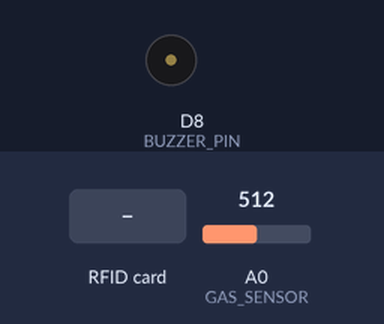
This sketch was run on a simulated ESP8266 (NodeMCU). Parts: buzzer (waves = sounding). The inputs (shaded band) are chosen by the test bench; at power-on: A0 (GAS_SENSOR) = 512. WiFi joins after 1.5 s; servers stay silent unless stated; no MQTT or app messages arrive unless stated; what the sketch prints to the serial monitor is not drawn.

Above: at 2.7 s.
2.8 s: RFID card 12 34 56 79 held to the reader
At 3.45 s:
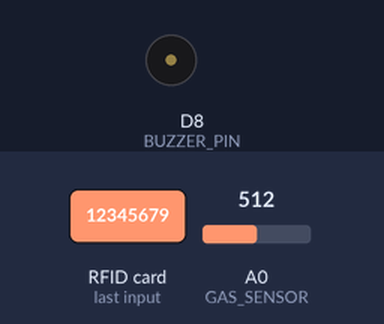
9.9 s: RFID card 5E 7A 19 C4 held to the reader
At 10.9 s:
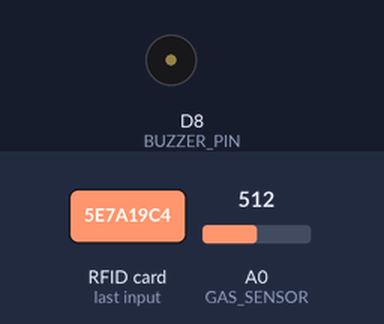
Timing chart, 0 to 12.9 s (numbered marks = the images above; inputs shaded):
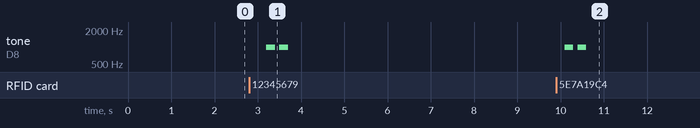

The sketch:

hoanthanh.ino
```cpp
#include <ESP8266WiFi.h>      // Thư viện kết nối WiFi cho ESP8266
#include <PubSubClient.h>     // Thư viện dùng để giao tiếp MQTT
#include <SPI.h>              // Thư viện hỗ trợ giao tiếp SPI (cho RFID)
#include <MFRC522.h>          // Thư viện điều khiển module RFID RC522

// Định nghĩa chân kết nối phần cứng
#define SS_PIN D4         // Chân SDA của RFID nối với D4 (GPIO2)
#define RST_PIN D3        // Chân RST của RFID nối với D3 (GPIO0)
#define BUZZER_PIN D8     // Còi kết nối với chân D8 (GPIO15)
#define GAS_SENSOR A0     // Cảm biến khí gas kết nối chân A0 (analog)

// Thông tin WiFi
const char* ssid = "Vuongphutho 2";
const char* password = "12345679";

// Cấu hình địa chỉ MQTT broker
const char* mqtt_server = "192.168.1.10";
WiFiClient espClient;
PubSubClient client(espClient);

// Khởi tạo module RFID
MFRC522 rfid(SS_PIN, RST_PIN);

// UID hợp lệ cho phép vào hệ thống
byte validUID[] = {0xA3, 0x4B, 0x08, 0x05};

// Đếm số lần quét thẻ sai
int failedAttempts = 0;
const int maxFailedAttempts = 3; // Sau 3 lần sai thì cảnh báo

// Trạng thái điều khiển còi từ MQTT
bool mqttBuzzerState = false;

// Hàm so sánh 2 UID xem có giống nhau không
bool isSameUID(byte *a, byte *b, byte len) {
  for (byte i = 0; i < len; i++) {
    if (a[i] != b[i]) return false;
  }
  return true;
}

// Hàm xử lý khi có tin nhắn MQTT nhận về
void callback(char* topic, byte* payload, unsigned int length) {
  String message;
  for (unsigned int i = 0; i < length; i++) {
    message += (char)payload[i];
  }

  Serial.print("📩 Nhận lệnh từ topic ");
  Serial.print(topic);
  Serial.print(": ");
  Serial.println(message);

  // Kiểm tra lệnh điều khiển còi từ MQTT
  if (String(topic) == "esp8266/buzzer/control") {
    if (message == "ON") {
      mqttBuzzerState = true;
      digitalWrite(BUZZER_PIN, HIGH);  // Bật còi
      Serial.println("🔊 Còi được bật từ MQTT");
    } else if (message == "OFF") {
      mqttBuzzerState = false;
      digitalWrite(BUZZER_PIN, LOW);   // Tắt còi
      Serial.println("🔇 Còi được tắt từ MQTT");
    }
  }
}

// Hàm kết nối WiFi
void setup_wifi() {
  delay(10);
  Serial.println("🔌 Đang kết nối WiFi...");
  WiFi.begin(ssid, password);
  while (WiFi.status() != WL_CONNECTED) {
    delay(500);
    Serial.print(".");
  }
  Serial.println("\n✅ Đã kết nối WiFi!");
  Serial.print("📡 IP của ESP8266: ");
  Serial.println(WiFi.localIP());
}

// Hàm kết nối lại MQTT nếu bị mất kết nối
void reconnect() {
  while (!client.connected()) {
    Serial.print("🔁 Kết nối MQTT...");
    if (client.connect("ESP8266Client")) {
      Serial.println("✅ Thành công!");
      client.subscribe("esp8266/buzzer/control"); // Lắng nghe topic điều khiển còi
    } else {
      Serial.print("❌ Thất bại, mã lỗi: ");
      Serial.println(client.state());
      delay(3000);
    }
  }
}

// Thiết lập ban đầu
void setup() {
  Serial.begin(115200);       // Mở cổng Serial để debug
  SPI.begin();                // Khởi động giao tiếp SPI
  rfid.PCD_Init();            // Khởi động RFID

  pinMode(BUZZER_PIN, OUTPUT);
  digitalWrite(BUZZER_PIN, LOW); // Tắt còi ban đầu

  setup_wifi();                  // Kết nối WiFi
  client.setServer(mqtt_server, 1883);  // Cài địa chỉ MQTT broker
  client.setCallback(callback);        // Cài hàm xử lý tin nhắn đến

  Serial.println("🚀 Hệ thống khởi động!");
}

// Vòng lặp chính
void loop() {
  if (!client.connected()) {
    reconnect(); // Kết nối lại nếu mất MQTT
  }
  client.loop(); // Duy trì kết nối MQTT

  // Nếu MQTT đang yêu cầu tắt còi
  if (!mqttBuzzerState) {
    digitalWrite(BUZZER_PIN, LOW);
  }

  // Đọc giá trị từ cảm biến khí gas
  int gasValue = analogRead(GAS_SENSOR);
  Serial.print("🌫️ Nồng độ khí gas: ");
  Serial.println(gasValue);

  // Gửi dữ liệu khí gas lên MQTT
  char gasStr[8];
  itoa(gasValue, gasStr, 10);
  client.publish("esp8266/sensors/gas", gasStr);

  // Nếu không bị MQTT chi phối, điều khiển còi theo cảm biến khí gas
  if (!mqttBuzzerState) {
    if (gasValue > 160) {
      digitalWrite(BUZZER_PIN, HIGH); // Còi kêu khi khí vượt ngưỡng
    } else {
      digitalWrite(BUZZER_PIN, LOW);
    }
  }

  // Kiểm tra nếu có thẻ RFID được quét
  if (!rfid.PICC_IsNewCardPresent() || !rfid.PICC_ReadCardSerial()) {
    delay(500); // Không có thẻ thì nghỉ 0.5s
    return;
  }

  // Lấy UID từ thẻ
  byte readUID[4];
  for (byte i = 0; i < 4; i++) {
    readUID[i] = rfid.uid.uidByte[i];
  }

  // In UID và gửi lên MQTT
  char uidStr[20];
  sprintf(uidStr, "%02X%02X%02X%02X", readUID[0], readUID[1], readUID[2], readUID[3]);
  Serial.print("🪪 UID quét được: ");
  Serial.println(uidStr);
  client.publish("esp8266/rfid/uid", uidStr);

  // Kiểm tra UID đúng hay sai
  if (isSameUID(readUID, validUID, 4)) {
    Serial.println("✅ Thẻ hợp lệ");
    failedAttempts = 0;
    beepSuccess();
  } else {
    Serial.println("❌ Thẻ không hợp lệ");
    failedAttempts++;
    beepError();
    if (failedAttempts >= maxFailedAttempts) {
      beepAlert();
    }
  }

  rfid.PICC_HaltA(); // Kết thúc phiên làm việc với thẻ
  delay(500);        // Nghỉ tránh quét lặp
}

// Phản hồi còi nếu thẻ đúng
void beepSuccess() {
  if (!mqttBuzzerState) {
    tone(BUZZER_PIN, 1500, 200); // Beep tần số 1500Hz trong 200ms
    delay(200);
  }
}

// Phản hồi còi nếu thẻ sai
void beepError() {
  if (!mqttBuzzerState) {
    for (int i = 0; i < 2; i++) {
      tone(BUZZER_PIN, 1000, 200); // Beep tần số 1000Hz
      delay(300);
    }
  }
}

// Cảnh báo khi sai quá số lần cho phép
void beepAlert() {
  if (!mqttBuzzerState) {
    for (int i = 0; i < 5; i++) {
      tone(BUZZER_PIN, 800, 400); // Còi cảnh báo
      delay(500);
    }
  }
}
```

Measured:
- after the input at 2.8 s, tone on D8 (BUZZER_PIN): alternates 1000 Hz for 0.20 s and silent for 0.10 s, 4 changes in all, then stays silent, starting after 0.40 s
- after the input at 9.9 s, tone on D8 (BUZZER_PIN): alternates 1000 Hz for 0.20 s and silent for 0.10 s, 4 changes in all, then stays silent, starting after 0.19 s
